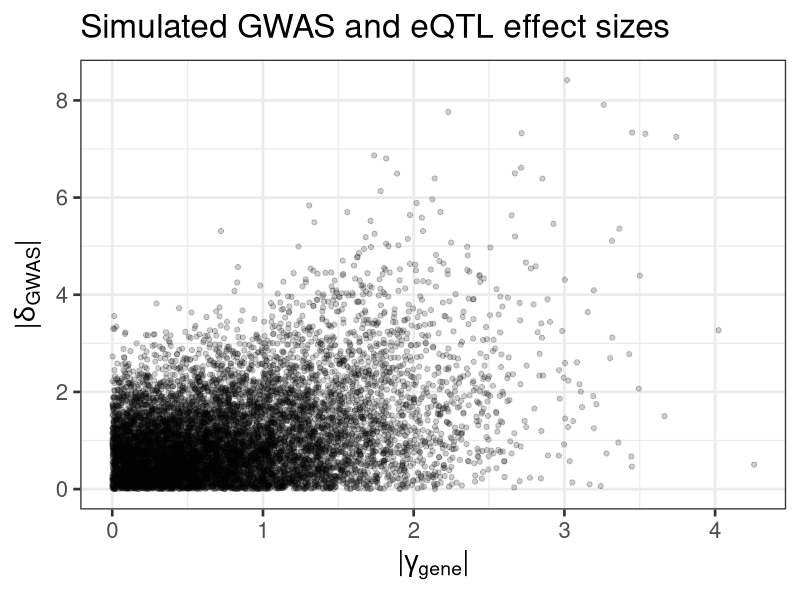

The R script that drew this image:
library(tidyverse)

N_genes <- 1e4

beta <- rnorm(N_genes, 0, 1)
gamma <- rnorm(N_genes, 0, 1)
delta <- beta * gamma + rnorm(N_genes, 0, 1)

df <- data.frame("beta"=beta, "gamma"=gamma, "delta"=delta)

pp <- ggplot(df, aes(x=abs(gamma), y=abs(delta)))
pp <-  pp + geom_point(alpha=.2)
pp <-  pp + theme_bw(base_size=20)
pp <-  pp + xlab(expression(paste("|", gamma[gene],"|"))) + ylab(expression(paste("|", delta[GWAS], "|")))
pp <-  pp + ggtitle("Simulated GWAS and eQTL effect sizes")
pp
